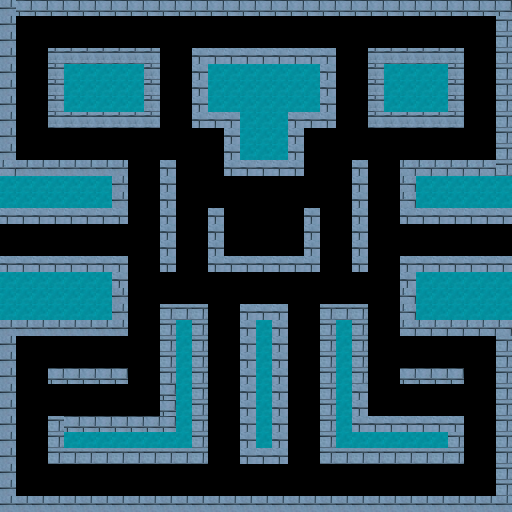

This is a level from a 2D game, rendered from its Tiled map with the project's own tilesets. A one-line summary and the complete map file follow:
An orthogonal 32x32 tile map with 16x16 px tiles, 1 tile layer (Tile Layer 1).

<map version="1.0" orientation="orthogonal" renderorder="left-down" width="32" height="32" tilewidth="16" tileheight="16" nextobjectid="1">
 <tileset firstgid="1" name="part2_tileset" tilewidth="16" tileheight="16" tilecount="1080" columns="36">
  <image source="part2_tileset.png" width="576" height="480" />
 </tileset>
 <layer name="Tile Layer 1" width="32" height="32">
  <data encoding="csv">
52,18,18,18,18,18,18,18,18,18,18,18,18,18,18,18,18,18,18,18,18,18,18,18,18,18,18,18,18,18,18,18,
52,0,0,0,0,0,0,0,0,0,0,0,0,0,0,0,0,0,0,0,0,0,0,0,0,0,0,0,0,0,0,88,
52,0,0,0,0,0,0,0,0,0,0,0,0,0,0,0,0,0,0,0,0,0,0,0,0,0,0,0,0,0,0,88,
52,0,0,89,89,89,89,89,89,89,0,0,53,53,53,53,53,53,53,53,53,0,0,89,89,89,89,89,89,0,0,88,
52,0,0,89,465,465,465,465,465,89,0,0,53,465,465,465,465,465,465,465,53,0,0,89,465,465,465,465,89,0,0,88,
52,0,0,89,465,465,465,465,465,89,0,0,53,465,465,465,465,465,465,465,53,0,0,89,465,465,465,465,89,0,0,88,
52,0,0,89,465,465,465,465,465,89,0,0,53,465,465,465,465,465,465,465,53,0,0,89,465,465,465,465,89,0,0,88,
52,0,0,89,89,89,89,89,89,89,0,0,53,53,53,465,465,465,53,53,53,0,0,89,89,89,89,89,89,0,0,88,
52,0,0,0,0,0,0,0,0,0,0,0,0,0,53,465,465,465,53,0,0,0,0,0,0,0,0,0,0,0,0,88,
52,0,0,0,0,0,0,0,0,0,0,0,0,0,53,465,465,465,53,0,0,0,0,0,0,0,0,0,0,0,0,88,
54,52,52,52,52,52,52,52,0,0,53,0,0,0,53,53,53,53,53,0,0,0,53,0,0,54,54,54,54,54,54,88,
465,465,465,465,465,465,465,52,0,0,53,0,0,0,0,0,0,0,0,0,0,0,53,0,0,54,465,465,465,465,465,465,
465,465,465,465,465,465,465,52,0,0,53,0,0,0,0,0,0,0,0,0,0,0,53,0,0,54,465,465,465,465,465,465,
53,53,53,53,53,53,53,53,0,0,53,0,0,53,0,0,0,0,0,53,0,0,53,0,0,53,53,53,53,53,53,53,
0,0,0,0,0,0,0,0,0,0,53,0,0,53,0,0,0,0,0,53,0,0,53,0,0,0,0,0,0,0,0,0,
0,0,0,0,0,0,0,0,0,0,53,0,0,53,0,0,0,0,0,53,0,0,53,0,0,0,0,0,0,0,0,0,
53,53,53,53,53,53,53,53,0,0,53,0,0,53,53,53,53,53,53,53,0,0,53,0,0,53,53,53,53,53,53,53,
465,465,465,465,465,465,465,53,0,0,0,0,0,0,0,0,0,0,0,0,0,0,0,0,0,53,465,465,465,465,465,465,
465,465,465,465,465,465,465,52,0,0,0,0,0,0,0,0,0,0,0,0,0,0,0,0,0,54,465,465,465,465,465,465,
465,465,465,465,465,465,465,52,0,0,88,88,88,0,0,53,53,53,0,0,88,88,88,0,0,54,465,465,465,465,465,465,
52,52,52,52,52,52,52,52,0,0,88,465,88,0,0,53,465,53,0,0,88,465,88,0,0,54,54,54,54,54,54,54,
52,0,0,0,0,0,0,0,0,0,88,465,88,0,0,53,465,53,0,0,88,465,88,0,0,0,0,0,0,0,0,88,
52,0,0,0,0,0,0,0,0,0,88,465,88,0,0,53,465,53,0,0,88,465,88,0,0,0,0,0,0,0,0,88,
52,0,0,18,18,18,18,18,0,0,88,465,88,0,0,53,465,53,0,0,88,465,88,0,0,18,18,18,18,0,0,88,
52,0,0,0,0,0,0,0,0,0,18,465,88,0,0,53,465,53,0,0,88,465,53,0,0,0,0,0,0,0,0,88,
52,0,0,0,0,0,0,0,0,0,18,465,88,0,0,53,465,53,0,0,88,465,53,0,0,0,0,0,0,0,0,88,
52,0,0,88,18,18,18,18,18,18,18,465,88,0,0,53,465,53,0,0,88,465,53,53,53,53,53,53,53,0,0,88,
52,0,0,88,465,465,465,465,465,465,465,465,88,0,0,53,465,53,0,0,88,465,465,465,465,465,465,465,88,0,0,88,
52,0,0,88,88,88,88,88,88,88,88,88,88,0,0,53,53,53,0,0,88,88,88,88,88,88,88,88,88,0,0,88,
52,0,0,0,0,0,0,0,0,0,0,0,0,0,0,0,0,0,0,0,0,0,0,0,0,0,0,0,0,0,0,88,
52,0,0,0,0,0,0,0,0,0,0,0,0,0,0,0,0,0,0,0,0,0,0,0,0,0,0,0,0,0,0,88,
52,52,52,52,52,52,52,52,52,52,52,52,52,52,52,52,52,52,52,52,52,52,52,52,52,52,52,52,52,52,52,52
</data>
 </layer>
</map>
